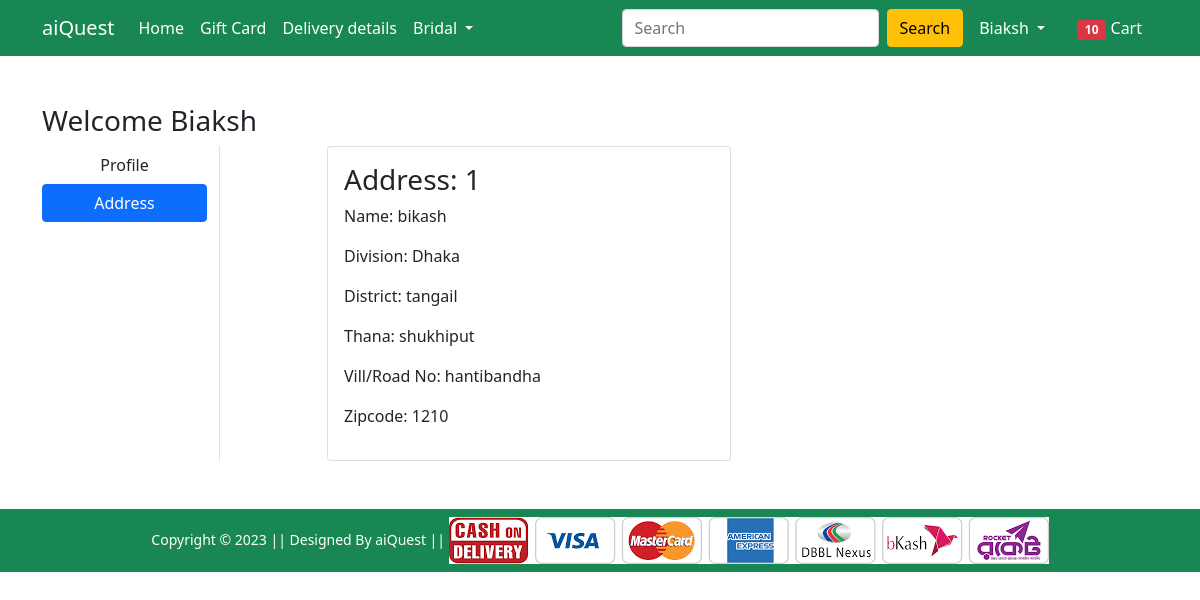
The app's page /address/ (signed in), older data.
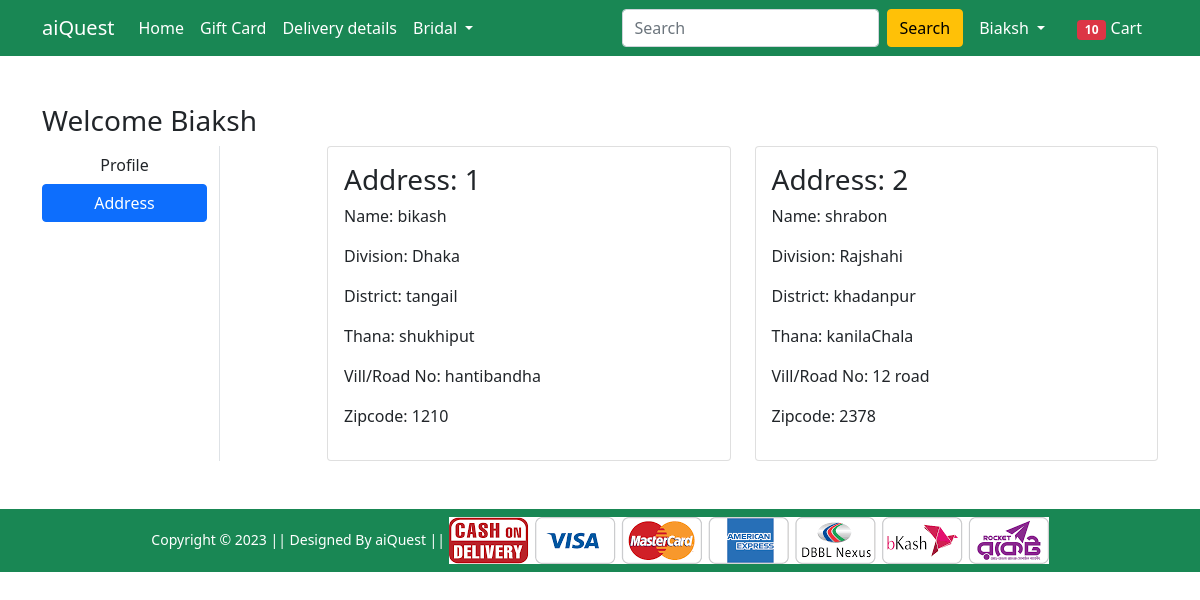
The same page, newer data.
### Shop/models.py (models this page shows, shortened)
class Customer(models.Model):
    user = models.ForeignKey(User, on_delete=models.CASCADE)
    name = models.CharField(max_length=34)
    division = models.CharField(choices=DIVISION_CHOICES, max_length=59)
    district = models.CharField(max_length=200)
    thana = models.CharField(max_length=60)
    villorroad = models.CharField(max_length=200)
    zipCode = models.IntegerField()

### Shop/views.py (the view)
# urls.py: path('address/', views.address, name='address'),
def address(request):
 add = Customer.objects.filter(user=request.user)
 return render(request, 'Shop/address.html', {'add':add, 'active':'btn-primary'})

### Shop/templates/Shop/address.html (shortened to what this page needs)
{% extends 'Shop/base.html' %}
{% load static %}
{% block main-content %}
<div class="container my-5">
    <div class="row">
        <h3>Welcome {{request.user|capfirst}}</h3>
        <div class="col-sm-2 border-end">
            <ul class="list-unstyled">
                <li class="d-grid"><a href="{% url 'profile' %}" class="btn ">Profile</a></li>
                <li class="d-grid"><a href="{% url 'address' %}" class="btn {{active}}">Address</a></li>
            </ul>
        </div>
        <div class="col-sm-9 offset-sm-1">
            <div class="row">
                {% for ad in add %}
                <div class="col-sm-6">
                    <div class="card">
                        <div class="card-body">
                            <h3>Address: {{forloop.counter}}</h3>
                            <p>Name: {{ad.name}}</p>
                            <p>Division: {{ad.division}}</p>
                            <p>District: {{ad.district}}</p>
                            <p>Thana: {{ad.thana}}</p>
                            <p>Vill/Road No: {{ad.villorroad}}</p>
                            <p>Zipcode: {{ad.zipCode}}</p>
                        </div>
                    </div>
                </div>
                {% endfor %}
            </div>
        </div>
    </div>
</div>
{% endblock main-content %}

Row changes from the older to the newer data that the page shows:
added Customer: name "shrabon", division "Rajshahi", district "khadanpur", thana "kanilaChala", villorroad "12 road", zipCode "2378"
